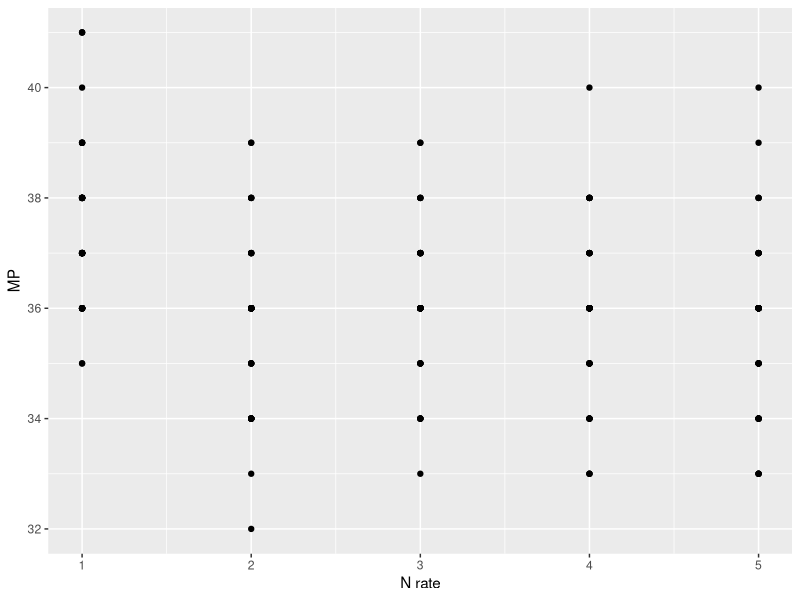
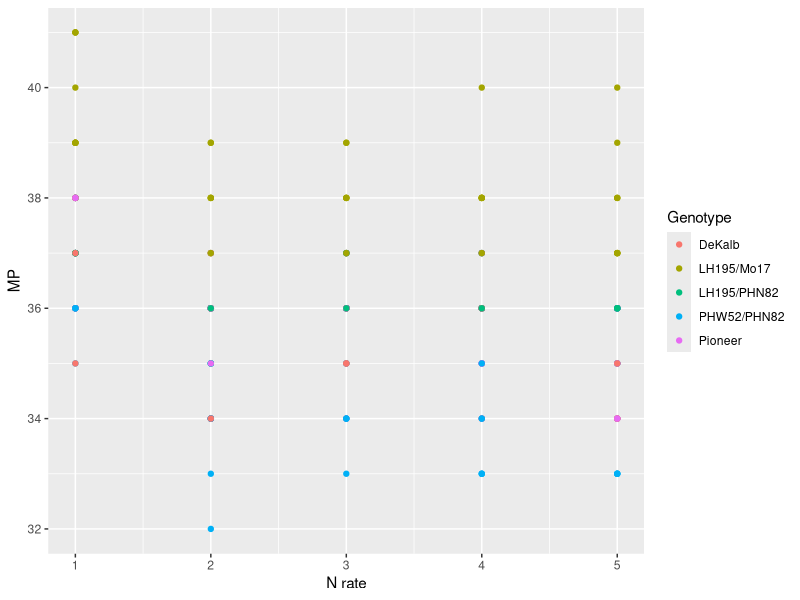
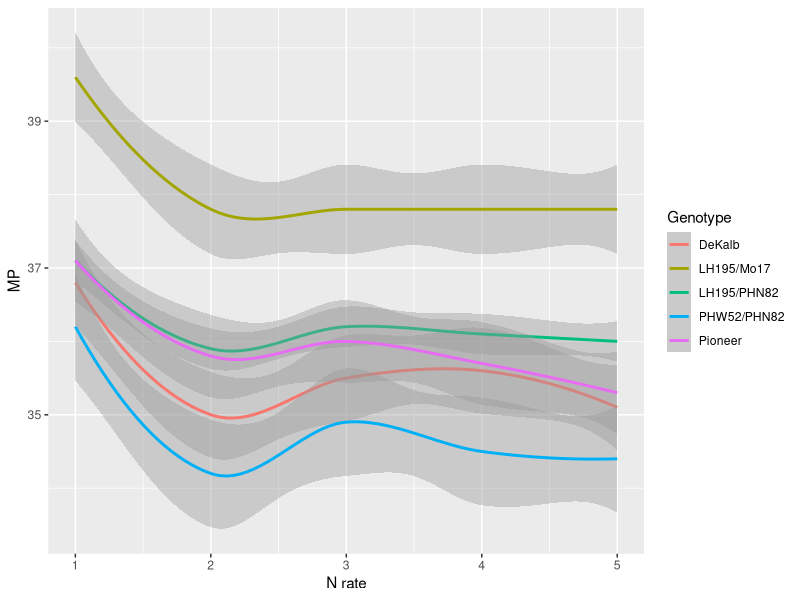
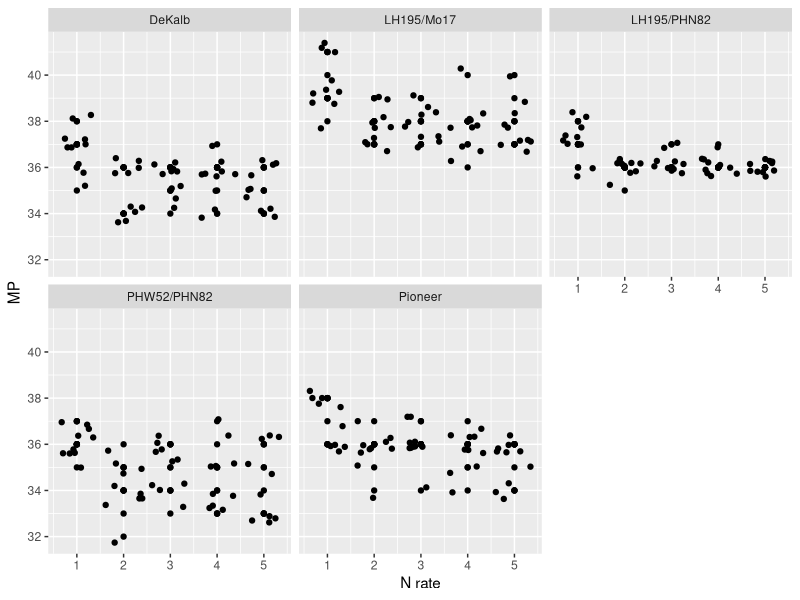
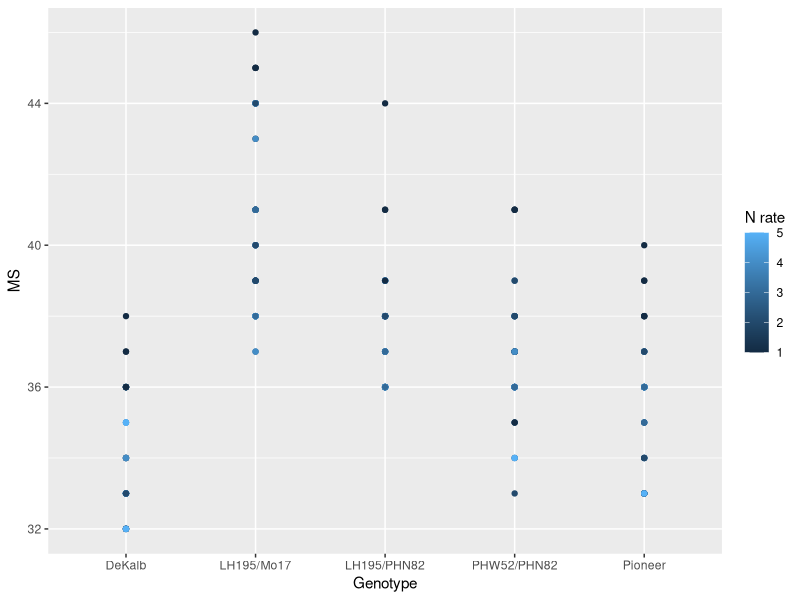
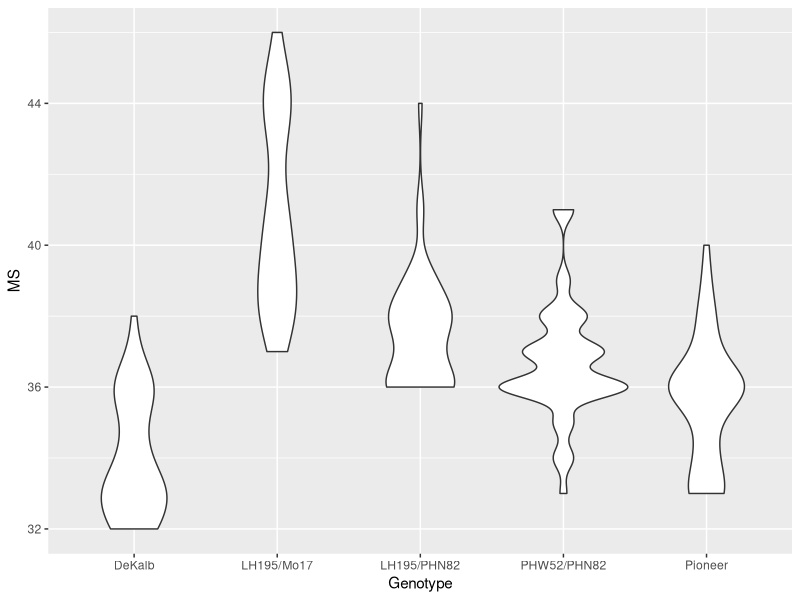
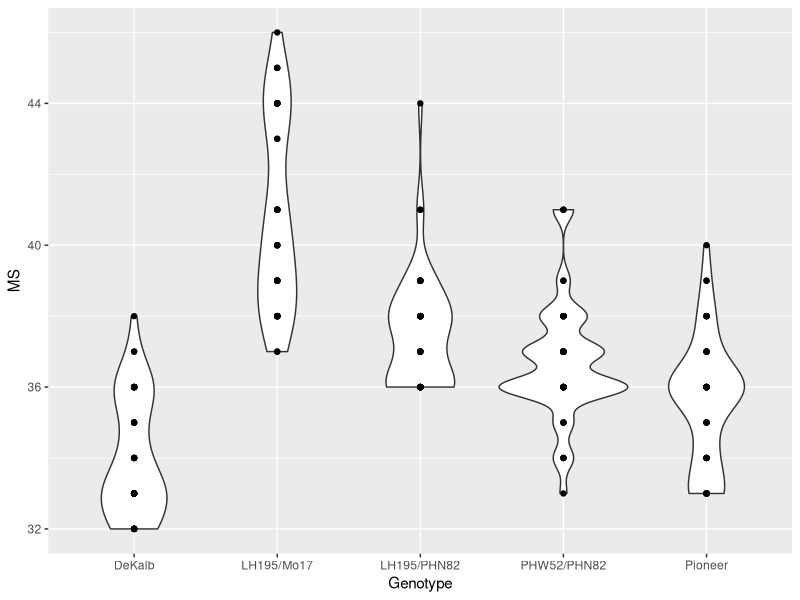
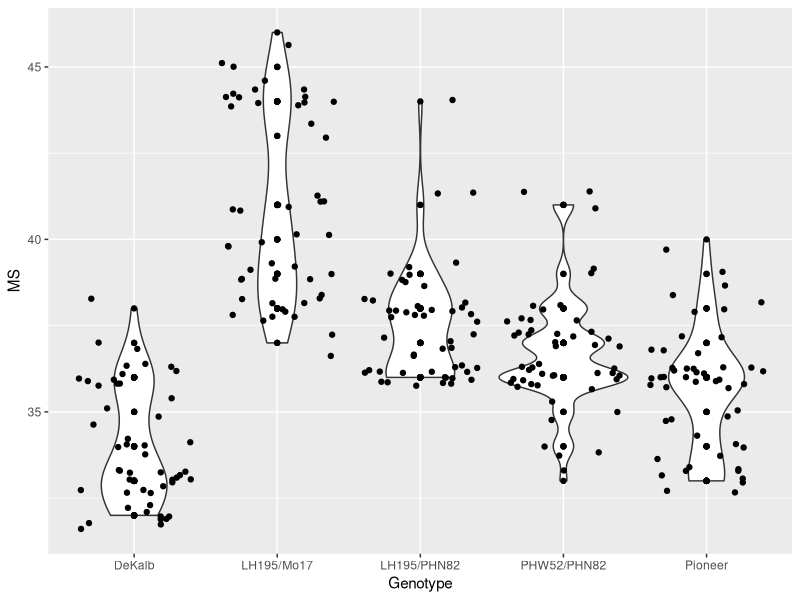

Generate these figures, in order, with R:
## Lab one
## Example of importing data into R
library(readxl)
library(ggplot2)
library(dplyr)

## Which files are available?
list.files()

fldm <- read_excel("BRKAbsub_flowering.xlsx", sheet = 3)

dim(fldm)

head(fldm)

summary(fldm)

fldm$Genotype <- factor(fldm$Genotype)

sapply(fldm, class)

ggplot(data = fldm, aes(x = `N rate`, y = MP)) + 
  geom_point()

ggplot(data = fldm, aes(x = `N rate`, y = MP, color = Genotype)) + 
  geom_point() 

ggplot(data = fldm, aes(x = `N rate`, y = MP, color = Genotype)) + 
  geom_smooth(method = "loess")

ggplot(data = fldm, aes(x = `N rate`, y = MP)) + 
  facet_wrap(~ Genotype) + 
  geom_point() + geom_jitter()

ggplot(data = fldm, aes(x = Genotype, y = MS, color = `N rate`)) + 
  geom_point()

ggplot(data = fldm, aes(x = Genotype, y = MS)) + 
  geom_violin()

ggplot(data = fldm, aes(x = Genotype, y = MS)) + 
  geom_violin() + geom_point()

ggplot(data = fldm, aes(x = Genotype, y = MS)) + 
  geom_violin() + geom_point() + geom_jitter()

ggplot(data = fldm, aes(x = Genotype, y = MS, color = as.factor(`N rate`))) + 
  geom_violin() + geom_point() + geom_jitter()

ggplot(data = fldm, aes(x = Genotype, y = MS, color = as.factor(`N rate`))) + 
  geom_point() + geom_jitter()

ggplot(data = fldm, aes(x = MS, y = MP)) + 
  geom_point() + xlab("Silking") + ylab("Pollen shed") + 
  geom_smooth(method = "lm")

## Data manipulation
filter(fldm, MS > 45)
filter(fldm, MS > 44)

filter(fldm, Genotype == "LH195/Mo17" & `N rate` == 1)

fldm %>% filter(Genotype == "LH195/Mo17" & `N rate` == 1)

fldm %>% group_by(Genotype) %>% summarise(mean.MP = mean(MP))

fldm %>% group_by(Genotype) %>% summarise(mean.MP = mean(MP), mean.MS = mean(MS))

fldm %>% 
  group_by(Genotype) %>% 
  summarise(mean.MP = mean(MP), 
            mean.MS = mean(MS), 
            ASI = mean.MS - mean.MP,
            sd.ASI = sd(MS - MP))
